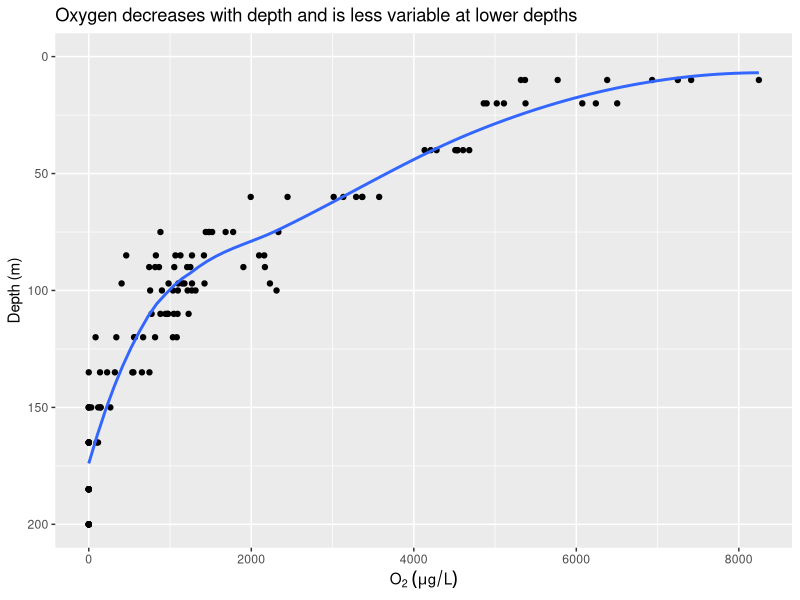
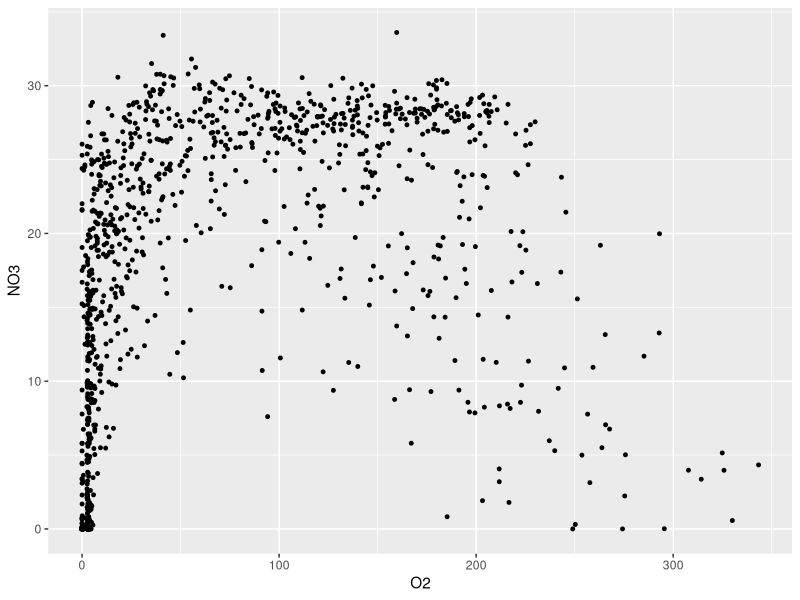
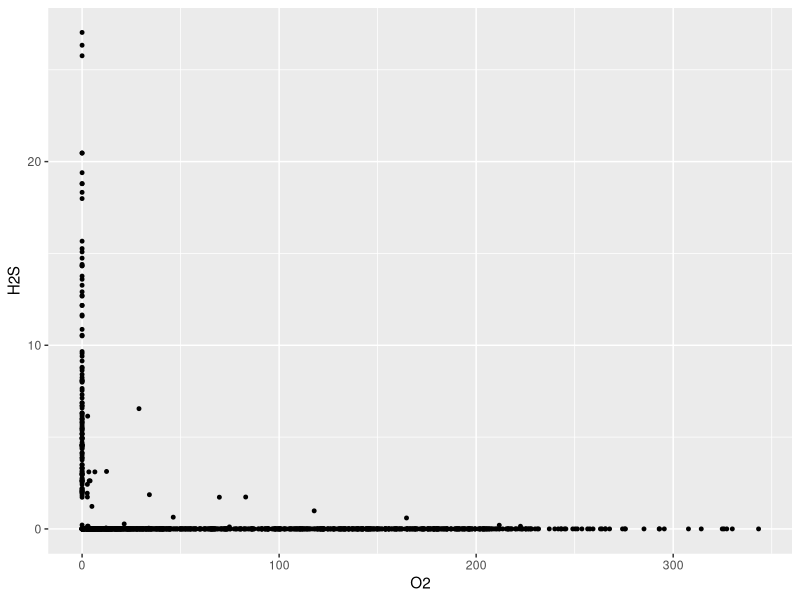
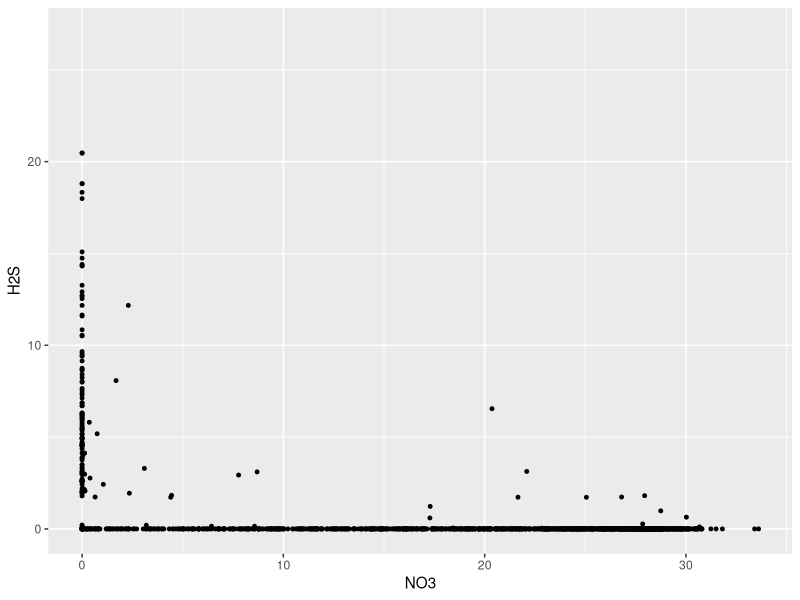
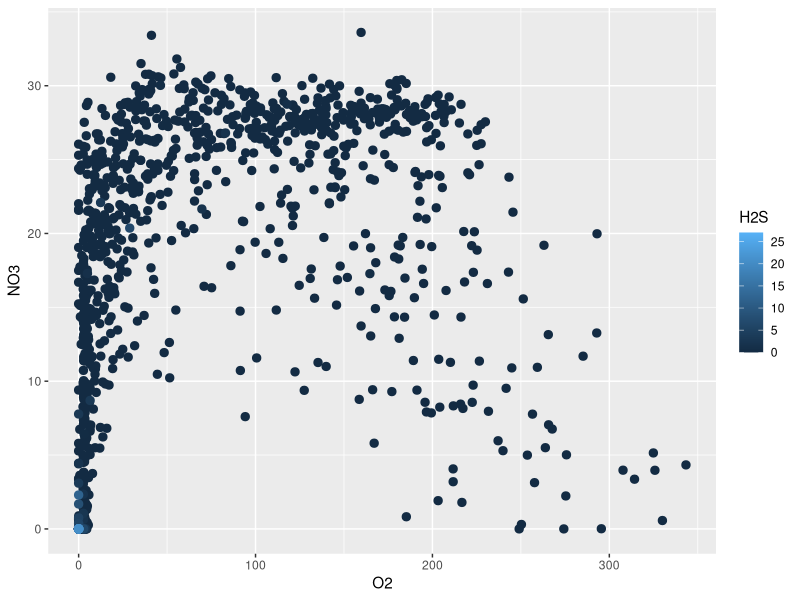
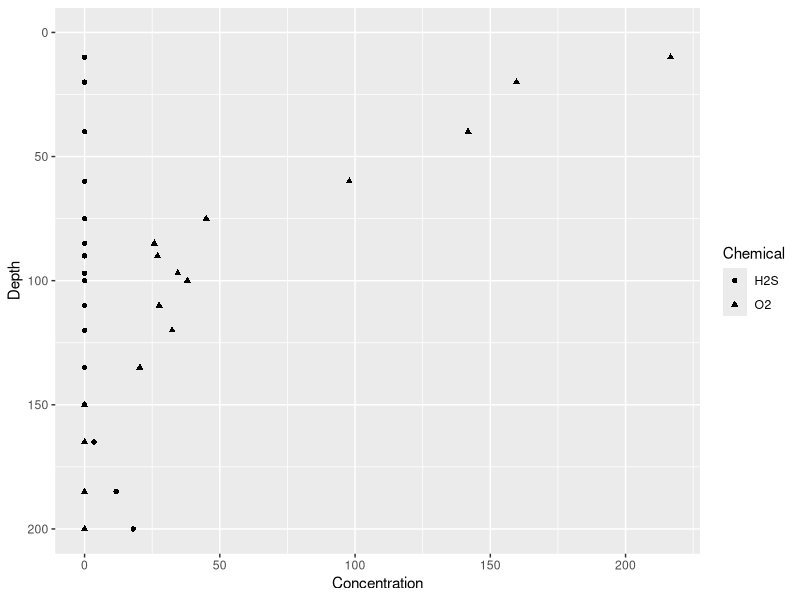
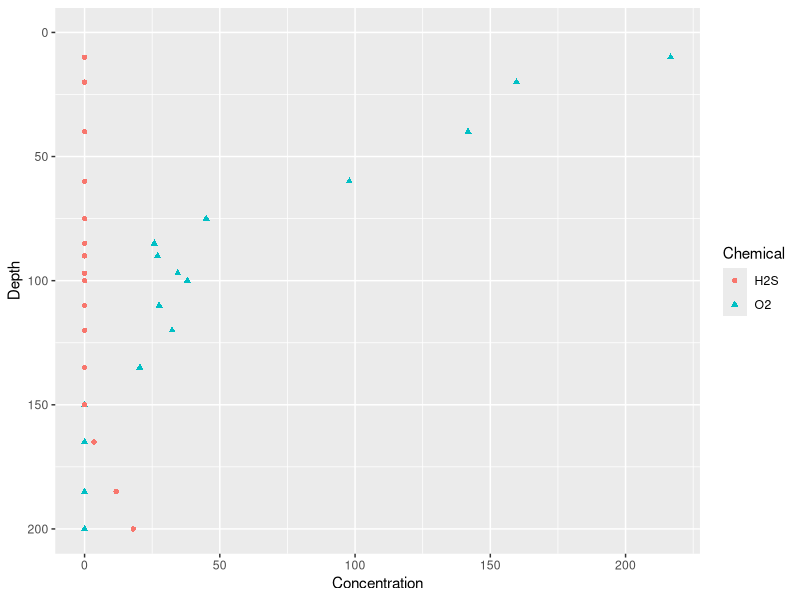
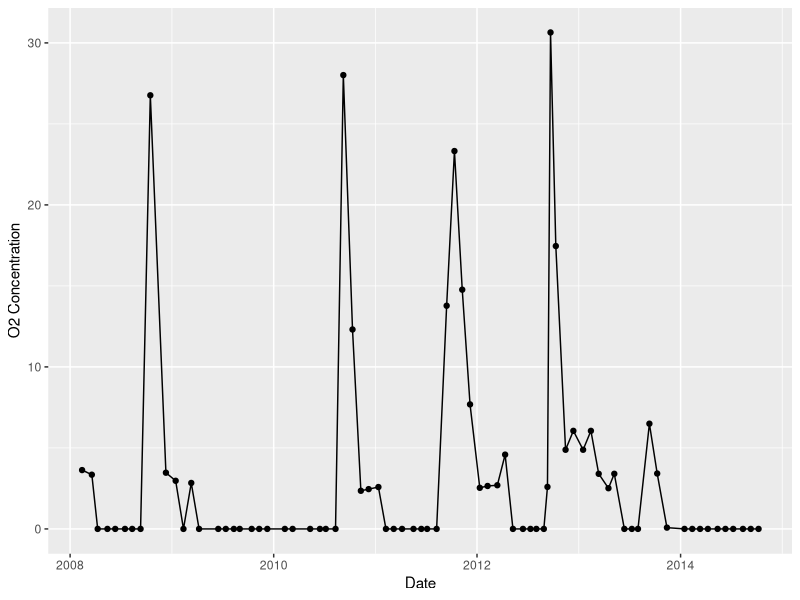

Write R code to recreate these figures, in order.
## ---- chunk 1
if (!require("tidyverse")) install.packages("tidyverse")
if (!require("lubridate")) install.packages("lubridate")

if (!("cowplot" %in% installed.packages()[, 1])) install.packages("cowplot")
## ---- chunk 2
raw_data <- read_csv(file="Saanich_Data.csv",
                     col_names=TRUE,
                     na=c("", "NA", "NAN", "ND"))
## ---- chunk 3
dim(raw_data)
## ---- chunk 4
head(raw_data, 3)
## ---- chunk 5
oxygen <- raw_data$WS_O2
## ---- chunk 6
oxygen <- oxygen[c(710, 713, 715, 716, 709, 717, 718, 719)]
oxygen
## ---- chunk 7
oxygen == 204.259
## ---- chunk 8
oxygen != 204.259
## ---- chunk 9
oxygen > 204.259
## ---- chunk 10
oxygen <= 204.259
## ---- chunk 11
204.259 %in% oxygen
## ---- chunk 12
is.na(oxygen)
## ---- chunk 13
oxygen
## ---- chunk 14
!is.na(oxygen)
## ---- chunk 15
oxygen <= 120 & oxygen >= 20
## ---- chunk 16
oxygen <= 50 | oxygen >= 150
## ---- chunk 17
dat <- raw_data
## ---- chunk 18
dat <- select(dat, 
              Cruise, Date, Depth, 
              Temperature, Salinity, Density, 
              WS_O2, WS_NO3, WS_H2S)
## ---- chunk 19
dat <- select(raw_data, 
              Cruise, Date, Depth, 
              Temperature, Salinity, Density, 
              starts_with("WS_"))
## ---- chunk 20
dat <- filter(dat, Date >= "2008-02-01")
## ---- chunk 21
filter(dat, months(Date) == "June" & Depth %in% c(0.1, 0.2) & !is.na(WS_NO3))
## ---- chunk 22
dat <- rename(dat, O2=WS_O2, NO3=WS_NO3, H2S=WS_H2S)
## ---- chunk 23
dat[1:10, ]
arrange(dat[1:10, ], NO3)
## ---- chunk 24
dat <- mutate(dat, Depth=Depth*1000)
## ---- chunk 25
dat %>%
  select(Date, Depth, O2) %>%
  rename(Oxygen=O2) %>%
  filter(months(Date) == "August" & !is.na(Oxygen)) %>%
  mutate(Oxygen=Oxygen*32) %>%
  
  ggplot(aes(x=Oxygen, y=Depth)) +
  geom_point() +
  geom_smooth(method="loess", se=FALSE) + 
  scale_y_reverse(limits=c(200, 0)) +
  labs(x=expression(O[2]*" "*(mu*g/L)),
       y="Depth (m)", 
       title="Oxygen decreases with depth and is less variable at lower depths")
## ---- chunk 26
dat <- 
  raw_data %>%
  select(Cruise, Date, Depth, 
         Temperature, Salinity, Density, 
         WS_O2, WS_NO3, WS_H2S) %>%
  filter(Date >= "2008-02-01") %>%
  rename(O2=WS_O2, NO3=WS_NO3, H2S=WS_H2S) %>%
  mutate(Depth=Depth*1000)
## ---- chunk 27
dat %>%
  group_by(Depth) %>%
  summarise(Mean_O2=mean(O2, na.rm=TRUE),
            SD_O2=sd(O2, na.rm=TRUE),
            n=n())
## ---- chunk 28
dat %>%
  group_by(Depth) %>%
  summarise(Median_Temperature=median(Temperature, na.rm=TRUE), 
            IQR_Temperature=IQR(Temperature, na.rm=TRUE),
            n=n())
## ---- chunk 29
set.seed(123)
wide = data.frame(
  sample_ID = c(1,2,3,4),
  year_2015 = runif(4, 0, 1) %>% round(3), 
  year_2016 = runif(4, 0.2, 1.2) %>% round(3),
  year_2017 = runif(4, 0.5, 1.5) %>% round(3)
)

wide
## ---- chunk 30
gather(wide, key="Year", value="Value", -sample_ID)
## ---- chunk 31
head(dat)
## ---- chunk 32
dat <- gather(dat, key="Key", value="Value", -Cruise, -Date, -Depth,
              factor_key=TRUE)  # store the variable names as an ordered factor
head(dat)
head(dat$Key)
## ---- chunk 33
dat <- spread(dat, key="Key", value="Value")
head(dat)
## ---- chunk 34
dat %>%
  ggplot(aes(x=O2, y=NO3)) +
  geom_point(size=1)
## ---- chunk 35
dat %>%
  ggplot(aes(x=O2, y=H2S)) +
  geom_point(size=1)
## ---- chunk 36
dat %>%
  ggplot(aes(x=NO3, y=H2S)) +
  geom_point(size=1)
## ---- chunk 37
dat %>%
  filter(!is.na(H2S)) %>%
  arrange(H2S) %>%  
  
  ggplot(aes(x=O2, y=NO3, colour=H2S)) +
  geom_point(size=2.5) 
## ---- chunk 38
dat %>%
  select(Cruise, Depth, O2, H2S) %>%
  filter(Cruise==72) %>%
  gather(key="Chemical", value="Concentration", -Cruise, -Depth) %>%
  
  ggplot(aes(x=Concentration, y=Depth, shape=Chemical)) +
  geom_point() + 
  scale_y_reverse(limits=c(200, 0))
## ---- chunk 39
dat %>%
  select(Cruise, Depth, O2, H2S) %>%
  filter(Cruise==72) %>%
  gather(key="Chemical", value="Concentration", -Cruise, -Depth) %>%
  
  ggplot(aes(x=Concentration, y=Depth, shape=Chemical, colour=Chemical)) +
  geom_point() + 
  scale_y_reverse(limits=c(200, 0))
## ---- chunk 40
dat %>%
  select(Date, Depth, O2) %>%
  filter(Depth == 200 & !is.na(O2)) %>%
  gather(key="Chemical", value="O2 Concentration", -Date, -Depth) %>%
  
  ggplot(aes(x=Date, y=`O2 Concentration`)) +
  geom_point() + 
  geom_line()
## ---- chunk 41
dat %>%
  select(Date, Depth, O2, H2S) %>%
  filter(Depth == 200 & !is.na(O2) & !is.na(H2S)) %>%
  mutate(H2S=-H2S) %>%
  gather(key="Chemical", value="Concentration", -Date, -Depth) %>%
  
  ggplot(aes(x=Date, y=Concentration, colour=Chemical)) +
  geom_point() + 
  geom_line()
## ---- chunk 42
dat %>%
  filter(Depth < 100) %>%
  
  ggplot(aes(x=O2)) +
  geom_histogram()
## ---- chunk 43
dat %>%
  filter(Depth >= 100) %>%
  
  ggplot(aes(x=O2)) +
  geom_histogram()
## ---- chunk 44
dat %>%
  ggplot(aes(x=NO3)) +
  geom_histogram(bins=50)
## ---- chunk 45
dat %>%
  select(-Temperature, -Salinity, -Density) %>%
  filter(months(Date) == "July" & 
           Depth >= 150) %>%
  gather(key="Chemical", value="Concentration", -Cruise, -Date, -Depth, factor_key=TRUE) %>%
  
  ggplot(aes(x=Chemical, y=Concentration)) +
  geom_boxplot()
## ---- chunk 46
dat %>% 
  gather(key="Key", value="Value", -Cruise, -Date, -Depth, factor_key=TRUE) %>%
  
  ggplot(aes(x=Value, y=Depth)) +
  geom_point(size=1) +
  scale_y_reverse(limits=c(200, 0)) +
  facet_wrap(~Key, ncol=2, dir="v", scales="free_x")
## ---- chunk 47
dat %>% 
  gather(key="Key", value="Value", -Cruise, -Date, -Depth, factor_key=TRUE) %>%
  
  ggplot(aes(x=Value, y=Depth)) +
  geom_point(size=1) +
  scale_y_reverse(limits=c(200, 0)) +
  facet_wrap(~Key, ncol=2, dir="v", scales="free_x") +
  labs(title="Saanich Inlet Depth Profiles (2008-2014)",
       x="",
       y="Depth (m)")
## ---- chunk 48
dat %>%
  ggplot(aes(x=O2, y=NO3)) +
  geom_point(size=1)
## ---- chunk 49
dat %>% 
  filter(Depth %in% c(10, 60, 100, 200)) %>% 
  
  ggplot(aes(x=O2, y=NO3)) +
  geom_point(size=1) +
  facet_wrap(~Depth, ncol=2)
## ---- chunk 50
my_theme <- 
  theme_bw() +
  theme(panel.grid.major=element_blank(),
        panel.grid.minor=element_blank())
## ---- chunk 51
p1 <- 
  dat %>% 
  gather(key="Key", value="Value", -Cruise, -Date, -Depth, factor_key=TRUE) %>%
  
  ggplot(aes(x=Value, y=Depth)) +
  geom_point(size=1) +
  scale_y_reverse(limits=c(200, 0)) +
  facet_wrap(~Key, ncol=2, dir="v", scales="free_x") + 
  my_theme +
  labs(x="",
       y="Depth (m)")

p1
## ---- chunk 52
p2 <- 
  dat %>%
  filter(!is.na(H2S)) %>%
  arrange(H2S) %>% 
  
  ggplot(aes(x=O2, y=NO3, colour=H2S)) +
  geom_point(size=2) +
  my_theme +
  labs(x="O2 in uM",
       y="NO3 in uM") +
  scale_colour_continuous(name="H2S in uM")

p2
## ---- chunk 53
p <- cowplot::plot_grid(p1, p2, labels=c("A", "B"), rel_widths=c(2/5, 3/5))
p
## ---- chunk 54
ggsave("saanich.pdf", p, width=10, height=6)
